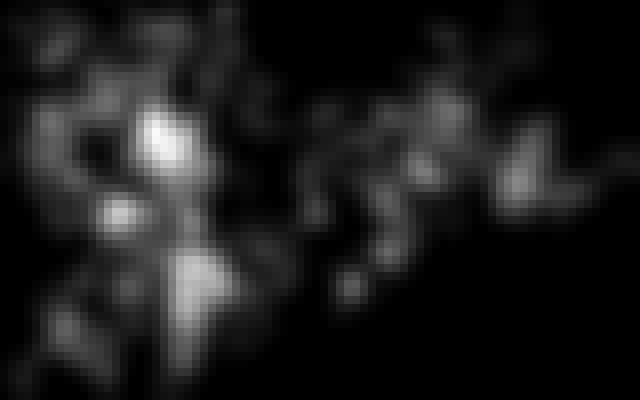

The Python source for this figure:
from PIL import Image, ImageDraw
from bearlibterminal import terminal
from mpd_one_dim import key_handle_exit, setup
import math
import color
from random import choice, randint, random
"""
52666 40 20
21096 100 80
56330 100 80
"""

def steps_4_way():
    steps = set()
    for i in range(-1, 2, 2):
        steps.add((0, i))
        steps.add((i, 0))
    return steps

def steps_8_way():
    steps = set()
    for i in range(-1, 2):
        for j in range(-1, 2):
            if (i, j) != (0, 0):
                steps.add((i, j))
    return steps

def steps_9_way():
    steps = set()
    for i in range(-1, 2):
        for j in range(-1, 2):
            steps.add((i, j))
    return steps

''' map functions '''
class Map:
    def __init__(self, width, height, limit, seed=None):
        self.x, self.y = width, height
        self.limit = int(height * width * limit)
        self.world = [[0 for _ in range(width)] for _ in range(height)]
        self.seed = randint(0, 99999) if not seed else seed
        self.build()

    def check_bounds(self, x, y):
        return 0 <= x < self.x and 0 <= y < self.y

    def random_point(self):
        return randint(0, self.x -1), randint(0, self.y - 1)

    def neighbors(self, x, y):
        return [(x + step[0], y + step[1]) for step in steps_9_way()]
     
    def smooth(self):
        world = [[0 for _ in range(self.x)] for _ in range(self.y)]
        for y in range(self.y):
            for x in range(self.x):
                num = 0
                value = 0
                for xx, yy in self.neighbors(x, y):
                    try:
                        value += self.world[yy][xx]
                        num += 1
                    except IndexError:
                        pass

                world[y][x] = value/num
        self.world = world

    def build(self, seed=None): 
        """ Returns map filled with drunkards height algo """
        self.spaces = set()
        steps = steps_4_way()
        ry, rx = self.random_point()

        while len(self.spaces) <= self.limit:
            step = choice(list(steps))
            # if at somepoint we are at the edge of the map and choose
            # a point outside of the map bounds we choose a random point
            # from the map to start the process again
            if self.check_bounds(rx + step[0], ry + step[1]):
                rx, ry = rx + step[0], ry + step[1]
            else:
                rx, ry = self.random_point()

            self.world[ry][rx] += 1
            self.spaces.add((rx, ry))

        # Can smooth more than once but each smooth makes the terrain
        # flatter and flatter
        self.smooth()

        # This double for loop puts all heights into the height set
        # for evaluation and analysis purposes
        # We do this after for loop so it doesn't hold every single 
        # number possible starting from 0
        height = set()
        for y in range(self.y):
            for x in range(self.x):
                if self.world[y][x] not in height:
                    height.add(self.world[y][x])

        self.z = sorted(height, reverse=True)[0]
        self.evaluate()

    def split_range(self, number=10):
        if not hasattr(self, 'z'):
            raise AttributeError("Map not built yet -- call build()")

        return sorted([(self.z * i) // number for i in range(10)], reverse=True)

    def integer_to_hex(self, value):
        value = hex(value).split('x')[1]
        if len(value) < 2:
            value = "0" + value
        return '#' + value * 3

    def normalize(self, value):
        return int((value / self.z) * 250)

    def evaluate(self):
        if not hasattr(self, 'z'):
            raise AttributeError("Map not built yet -- call build()")

        self.world_normal = [[0 for _ in range(self.x)] for _ in range(self.y)]
        self.world_colored = [[0 for _ in range(self.x)] for _ in range(self.y)]

        ranges = self.split_range()
        a, b, c, d = 2, 5, 7, 8
        
        for y in range(self.y):
            for x in range(self.x):
                if self.world[y][x] >= ranges[a]:
                    self.world_colored[y][x] = ('A', '#FFFFFF')
                    self.world_normal[y][x] = ('A', self.integer_to_hex(self.normalize(self.world[y][x])))

                elif ranges[b] <= self.world[y][x] < ranges[a]:
                    self.world_colored[y][x] = ('n', '#808080')
                    self.world_normal[y][x] = ('A', self.integer_to_hex(self.normalize(self.world[y][x])))

                elif ranges[c] <= self.world[y][x] < ranges[b]:
                    self.world_colored[y][x] = ('*', '#40FF40')
                    self.world_normal[y][x] = ('*', self.integer_to_hex(self.normalize(self.world[y][x])))

                elif ranges[d] <= self.world[y][x] < ranges[c]:
                    self.world_colored[y][x] = ('.', '#80FF80')
                    self.world_normal[y][x] = ('.', self.integer_to_hex(self.normalize(self.world[y][x])))

                else:
                    self.world_colored[y][x] = ('~', '#4040FF')
                    self.world_normal[y][x] = ('~', self.integer_to_hex(self.normalize(self.world[y][x])))

    def output_terminal(self, colored=False):
        world = self.world_colored if colored else self.world_normal
        for y in range(self.y):
            for x in range(self.x):
                yield (x, y, *world[y][x])

    def output_image(self, colored=False):
        world = self.world_colored if colored else self.world_normal
        img = Image.new('RGB', (self.x * 8, self.y * 8))
        ids = ImageDraw.Draw(img)
        for y in range(self.y):
            for x in range(self.x):
                ids.rectangle(
                    [x * 8, y * 8, x * 8 + 8, y * 8 + 8], world[y][x][1])
        img.save('heightmap.png')

if __name__ == "__main__":
    width, height = 160, 50
    setup(width, height)
    m = Map(width, height, .3)
    m.build()
    output_flag = 1
    while True:
        # console.clear()
        terminal.clear()
        for x, y, ch, col in list(m.output_terminal()):
            terminal.puts(x, y, '[c={}]{}[/c]'.format(col, ch))
        terminal.refresh()

        key = terminal.read()
        if key_handle_exit(key):
            break
        elif key == terminal.TK_F:
            output_flag *= -1
            if output_flag > 0:
                method = m.output()
            else:
                method = m.output_color()
